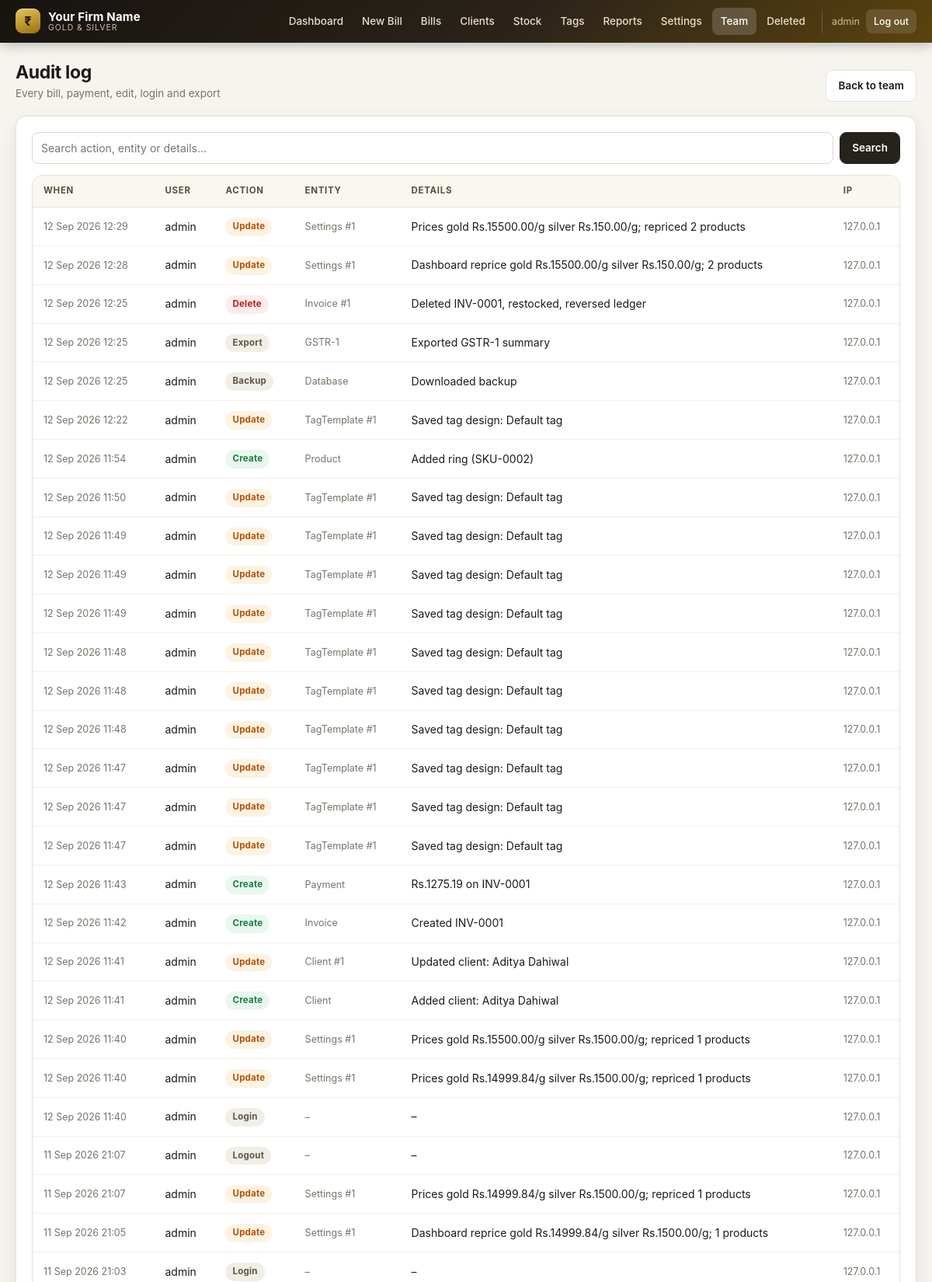
Page /audit-logs (signed in, upper part) on the committed database.
### app.py (models this page shows, shortened)
class Settings(db.Model):
    id = db.Column(db.Integer, primary_key=True)
    firm_name = db.Column(db.String(200), default="Your Firm Name")
    firm_address = db.Column(db.Text)
    firm_phone = db.Column(db.String(20))
    firm_email = db.Column(db.String(120))
    firm_gst = db.Column(db.String(20))
    gold_making_charge_percent = db.Column(db.Float, default=5.0)
    silver_making_charge_per_10gm = db.Column(db.Integer, default=15000)
    gst_enabled = db.Column(db.Boolean, default=True)
    show_making_charges = db.Column(db.Boolean, default=True)
    gold_manual_price = db.Column(db.Integer, default=0)  # paise per gram
    silver_manual_price = db.Column(db.Integer, default=0)  # paise per gram
    invoice_seq = db.Column(db.Integer, default=0)
    show_gstin = db.Column(db.Boolean, default=True)
    gold_making_mode = db.Column(db.String(10), default="percent")
    gold_making_flat = db.Column(db.Integer, default=0)      # paise per gram
    silver_making_mode = db.Column(db.String(10), default="flat")
    silver_making_percent = db.Column(db.Float, default=0.0)

class User(db.Model):
    id = db.Column(db.Integer, primary_key=True)
    username = db.Column(db.String(80), unique=True, nullable=False)
    email = db.Column(db.String(120), unique=True, nullable=False)
    password_hash = db.Column(db.String(256), nullable=False)
    is_admin = db.Column(db.Boolean, default=False)
    created_at = db.Column(db.DateTime, default=utcnow)
    last_login = db.Column(db.DateTime)

class AuditLog(db.Model):
    id = db.Column(db.Integer, primary_key=True)
    user_id = db.Column(db.Integer, db.ForeignKey("user.id", ondelete="SET NULL"))
    action = db.Column(db.String(50), nullable=False)
    entity_type = db.Column(db.String(50))
    entity_id = db.Column(db.Integer)
    changes = db.Column(db.Text)
    timestamp = db.Column(db.DateTime, default=utcnow)
    ip_address = db.Column(db.String(45))
    user = db.relationship("User", backref="audit_logs")

### app.py (the view)
@app.route("/audit-logs")
@admin_required
def audit_logs():
    q = (request.args.get("q") or "").strip()
    query = AuditLog.query
    if q:
        like = f"%{q}%"
        query = query.filter(db.or_(AuditLog.action.ilike(like),
                                     AuditLog.entity_type.ilike(like),
                                     AuditLog.changes.ilike(like)))
    query = query.order_by(AuditLog.timestamp.desc())
    items, pg = paginate(query, request.args.get("page", type=int) or 1,
                         per_page=50)
    return render_template("audit_logs.html", logs=items, pagination=pg, q=q)

### app.py (called while the page is built, shortened)
def admin_required(f):
    @wraps(f)
    def wrapper(*args, **kwargs):
        if "user_id" not in session:
            flash("Please log in to access this page.", "warning")
            return redirect(url_for("login"))
        user = User.query.get(session["user_id"])
        if not user or not user.is_admin:
            flash("Admin access required.", "danger")
            return redirect(url_for("index"))
        return f(*args, **kwargs)
    return wrapper

@app.context_processor
def _template_helpers():
    try:
        s = Settings.query.first()
    except Exception:  # DB not ready yet (first boot, error page) — skip
        s = None
    return {"shop_settings": s, "now": utcnow}

def ensure_schema():
    global _SCHEMA_OK
    if _SCHEMA_OK:
        return

@app.before_request
def _ensure_schema_once():
    try:
        ensure_schema()
    except Exception as exc:
        log.warning("schema check skipped: %s", exc)

def paginate(query, page: int, per_page: int = 25):
    page = max(1, page or 1)
    total = query.count()
    items = query.offset((page - 1) * per_page).limit(per_page).all()
    return items, {"page": page, "per_page": per_page, "total": total,
                   "pages": max(1, (total + per_page - 1) // per_page)}

@app.after_request
def _headers(resp):
    resp.headers["X-Content-Type-Options"] = "nosniff"
    resp.headers["X-Frame-Options"] = "DENY"
    resp.headers["Referrer-Policy"] = "strict-origin-when-cross-origin"
    return resp

@app.teardown_appcontext
def _teardown(exc):
    if exc:
        db.session.rollback()

### templates/audit_logs.html (shortened to what this page needs)
{% extends "base.html" %}
{% block content %}
<div class="page-head">
  <div><h1>Audit log</h1><div class="sub">Every bill, payment, edit, login and export</div></div>
  <div class="page-actions"><a href="{{ url_for('users') }}" class="btn btn-ghost">Back to team</a></div>
</div>
<div class="card">
  <form method="GET" class="toolbar">
    <input type="text" name="q" value="{{ q or '' }}" placeholder="Search action, entity or details...">
    <button type="submit" class="btn btn-primary">Search</button>
  </form>
  {% if logs %}
  <div class="table-wrap">
    <table>
      <thead>
        <tr><th>When</th><th>User</th><th>Action</th><th>Entity</th><th>Details</th><th>IP</th></tr>
      </thead>
      <tbody>
        {% for entry in logs %}
        <tr>
          <td class="mini">{{ entry.timestamp.strftime('%d %b %Y %H:%M') }}</td>
          <td>{{ entry.user.username if entry.user else 'System' }}</td>
          <td>
            <span class="badge badge-{% if entry.action == 'create' %}paid{% elif entry.action == 'update' %}pending{% elif entry.action in ('delete','cancel') %}cancelled{% else %}neutral{% endif %}">
              {{ entry.action|capitalize }}
            </span>
          </td>
          <td class="mini">{{ entry.entity_type or '–' }}{% if entry.entity_id %} #{{ entry.entity_id }}{% endif %}</td>
          <td>{{ entry.changes or '–' }}</td>
          <td class="mini">{{ entry.ip_address or '–' }}</td>
        </tr>
        {% endfor %}
      </tbody>
    </table>
  </div>
  {% else %}
  <div class="empty"><span class="big">🗂️</span>No audit entries found.</div>
  {% endif %}
</div>
{% endblock %}

### templates/base.html (shortened to what this page needs)
<!DOCTYPE html>
<html lang="en">
<head>
</head>
<body>
<header>
  <div class="topbar">
    <a class="brand" href="{{ url_for('index') if session.get('user_id') else url_for('login') }}">
      <span class="brand-mark">₹</span>
      <span class="brand-text">
        <b>{{ shop_settings.firm_name if shop_settings and shop_settings.firm_name else 'Jewellery Billing' }}</b>
        <span>Gold &amp; Silver</span>
      </span>
    </a>
    {% if session.get('user_id') %}
    <nav id="main-nav">
      <a href="{{ url_for('index') }}" class="{{ 'active' if request.endpoint == 'index' }}">Dashboard</a>
      <a href="{{ url_for('create_invoice') }}" class="{{ 'active' if request.endpoint == 'create_invoice' }}">New Bill</a>
      <a href="{{ url_for('invoices') }}" class="{{ 'active' if request.endpoint in ['invoices','view_invoice'] }}">Bills</a>
      <a href="{{ url_for('clients') }}" class="{{ 'active' if request.endpoint in ['clients','view_client','add_client','edit_client'] }}">Clients</a>
      <a href="{{ url_for('products') }}" class="{{ 'active' if request.endpoint in ['products','view_product','add_product','edit_product'] }}">Stock</a>
      <a href="{{ url_for('tag_designer') }}" class="{{ 'active' if request.endpoint in ['tag_designer','print_tags'] }}">Tags</a>
      <a href="{{ url_for('reports') }}" class="{{ 'active' if request.endpoint == 'reports' }}">Reports</a>
      <a href="{{ url_for('settings') }}" class="{{ 'active' if request.endpoint == 'settings' }}">Settings</a>
      {% if session.get('is_admin') %}
      <a href="{{ url_for('users') }}" class="{{ 'active' if request.endpoint in ['users','register','audit_logs'] }}">Team</a>
      <a href="{{ url_for('deleted_bills') }}" class="{{ 'active' if request.endpoint in ['deleted_bills','view_deleted_bill'] }}">Deleted</a>
      {% endif %}
      <div class="user-chip">
        <span class="who">{{ session.get('username') }}</span>
        <a href="{{ url_for('logout') }}">Log out</a>
      </div>
    </nav>
    {% endif %}
  </div>
</header>
<main>
{% block content %}{% endblock %}
</main>
</body>
</html>

### rows in the picture
Settings: firm_name "Your Firm Name"
User: get "admin"
AuditLog: timestamp "12 Sep 2026 12:29", user "admin", action "Update", entity_type "Settings", entity_id "1", changes "Prices gold Rs.15500.00/g silver Rs.150.00/g; repriced 2 products", ip_address "127.0.0.1"
AuditLog: timestamp "12 Sep 2026 12:28", user "admin", action "Update", entity_type "Settings", entity_id "1", changes "Dashboard reprice gold Rs.15500.00/g silver Rs.150.00/g; 2 products", ip_address "127.0.0.1"
AuditLog: timestamp "12 Sep 2026 12:25", user "admin", action "Delete", entity_type "Invoice", entity_id "1", changes "Deleted INV-0001, restocked, reversed ledger", ip_address "127.0.0.1"
AuditLog: timestamp "12 Sep 2026 12:25", user "admin", action "Export", entity_type "GSTR-1", changes "Exported GSTR-1 summary", ip_address "127.0.0.1"
AuditLog: timestamp "12 Sep 2026 12:25", user "admin", action "Backup", entity_type "Database", changes "Downloaded backup", ip_address "127.0.0.1"
AuditLog: timestamp "12 Sep 2026 12:22", user "admin", action "Update", entity_type "TagTemplate", entity_id "1", changes "Saved tag design: Default tag", ip_address "127.0.0.1"
AuditLog: timestamp "12 Sep 2026 11:54", user "admin", action "Create", entity_type "Product", changes "Added ring (SKU-0002)", ip_address "127.0.0.1"
AuditLog: timestamp "12 Sep 2026 11:50", user "admin", action "Update", entity_type "TagTemplate", entity_id "1", changes "Saved tag design: Default tag", ip_address "127.0.0.1"
AuditLog: timestamp "12 Sep 2026 11:49", user "admin", action "Update", entity_type "TagTemplate", entity_id "1", changes "Saved tag design: Default tag", ip_address "127.0.0.1"
AuditLog: timestamp "12 Sep 2026 11:49", user "admin", action "Update", entity_type "TagTemplate", entity_id "1", changes "Saved tag design: Default tag", ip_address "127.0.0.1"
AuditLog: timestamp "12 Sep 2026 11:49", user "admin", action "Update", entity_type "TagTemplate", entity_id "1", changes "Saved tag design: Default tag", ip_address "127.0.0.1"
AuditLog: timestamp "12 Sep 2026 11:48", user "admin", action "Update", entity_type "TagTemplate", entity_id "1", changes "Saved tag design: Default tag", ip_address "127.0.0.1"
AuditLog: timestamp "12 Sep 2026 11:48", user "admin", action "Update", entity_type "TagTemplate", entity_id "1", changes "Saved tag design: Default tag", ip_address "127.0.0.1"
AuditLog: timestamp "12 Sep 2026 11:48", user "admin", action "Update", entity_type "TagTemplate", entity_id "1", changes "Saved tag design: Default tag", ip_address "127.0.0.1"
AuditLog: timestamp "12 Sep 2026 11:47", user "admin", action "Update", entity_type "TagTemplate", entity_id "1", changes "Saved tag design: Default tag", ip_address "127.0.0.1"
AuditLog: timestamp "12 Sep 2026 11:47", user "admin", action "Update", entity_type "TagTemplate", entity_id "1", changes "Saved tag design: Default tag", ip_address "127.0.0.1"
AuditLog: timestamp "12 Sep 2026 11:47", user "admin", action "Update", entity_type "TagTemplate", entity_id "1", changes "Saved tag design: Default tag", ip_address "127.0.0.1"
AuditLog: timestamp "12 Sep 2026 11:43", user "admin", action "Create", entity_type "Payment", changes "Rs.1275.19 on INV-0001", ip_address "127.0.0.1"
AuditLog: timestamp "12 Sep 2026 11:42", user "admin", action "Create", entity_type "Invoice", changes "Created INV-0001", ip_address "127.0.0.1"
AuditLog: timestamp "12 Sep 2026 11:41", user "admin", action "Update", entity_type "Client", entity_id "1", changes "Updated client: Aditya Dahiwal", ip_address "127.0.0.1"
AuditLog: timestamp "12 Sep 2026 11:41", user "admin", action "Create", entity_type "Client", changes "Added client: Aditya Dahiwal", ip_address "127.0.0.1"
AuditLog: timestamp "12 Sep 2026 11:40", user "admin", action "Update", entity_type "Settings", entity_id "1", changes "Prices gold Rs.15500.00/g silver Rs.1500.00/g; repriced 1 products", ip_address "127.0.0.1"
AuditLog: timestamp "12 Sep 2026 11:40", user "admin", action "Update", entity_type "Settings", entity_id "1", changes "Prices gold Rs.14999.84/g silver Rs.1500.00/g; repriced 1 products", ip_address "127.0.0.1"
AuditLog: timestamp "12 Sep 2026 11:40", user "admin", action "Login", entity_type "–", changes "–", ip_address "127.0.0.1"
AuditLog: timestamp "11 Sep 2026 21:07", user "admin", action "Logout", entity_type "–", changes "–", ip_address "127.0.0.1"
AuditLog: timestamp "11 Sep 2026 21:07", user "admin", action "Update", entity_type "Settings", entity_id "1", changes "Prices gold Rs.14999.84/g silver Rs.1500.00/g; repriced 1 products", ip_address "127.0.0.1"
AuditLog: timestamp "11 Sep 2026 21:05", user "admin", action "Update", entity_type "Settings", entity_id "1", changes "Dashboard reprice gold Rs.14999.84/g silver Rs.1500.00/g; 1 products", ip_address "127.0.0.1"
AuditLog: timestamp "11 Sep 2026 21:03", user "admin", action "Login", entity_type "–", changes "–", ip_address "127.0.0.1"
